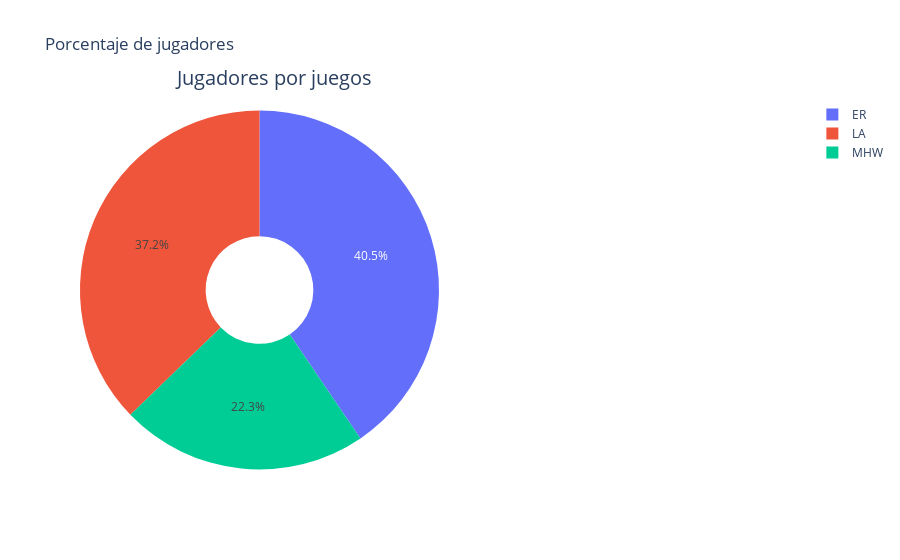

The notebook cell saved with this chart:
### Code cell
# Para la presentacion, pondre la leyenda al lado, queda un poco raro no lo voy a negar hehe
#Hora de los quesitos, dejo de decir "quesitos" que me entra hambre.
colors = sns.color_palette('pastel')[0:5]

data = [MHW, LA, ER]
labels = ['MHW', 'LA', 'ER']

fig = {
  "data": [
    {
      "values": data,
      "labels": labels,
      "domain": {"x": [0, .5]},
      "name": "Number Of Students Rates",
      "hoverinfo":"label+percent+name",
      "hole": 0.3,
      "type": "pie"
    },],
  "layout": {
        "title":"Porcentaje de jugadores",
        "annotations": [
            { "font": { "size": 20},
              "showarrow": False,
              "text": "Jugadores por juegos",
                "x": 0.13,
                "y": 1.1
            },
        ]
    }
}
iplot(fig)

### Figure 1 — Plotly figure (JSON) as saved in the notebook; plotly's stock layout.template omitted (floating-point values rounded to 4 significant figures)
{"data": [{"domain": {"x": [0, 0.5]}, "hole": 0.3, "hoverinfo": "label+percent+name", "labels": ["MHW", "LA", "ER"], "name": "Number Of Students Rates", "type": "pie", "values": [31340, 52358, 56959]}], "layout": {"annotations": [{"font": {"size": 20}, "showarrow": false, "text": "Jugadores por juegos", "x": 0.13, "y": 1.1}], "title": {"text": "Porcentaje de jugadores"}}}
